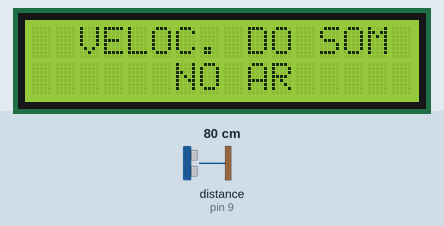
Recording of a sketch running on a simulated Arduino Uno, built with avr-gcc and run on an emulated ATmega328P. Shown: 16×2 character LCD. Wiring (inferred from the names in the program): ultrasonic range finder: trigger pin 8; echo pin 9. Inputs (shaded band) come from the test bench; at power-on: distance to the obstacle (sensor on pin 9) 80 cm. The echo pulse lasts 58.3 µs per cm.

Above: at 0.1 s.
At 12.2 s:
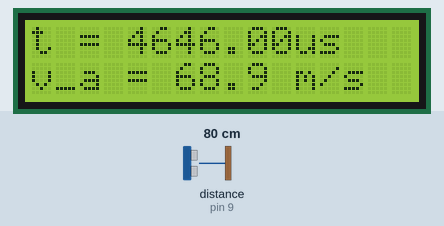

The sketch:

velocidade_sonora_media.ino
```cpp
#define pino_trigger 8
#define pino_echo 9
#define contraste  6

#include <LiquidCrystal.h>
// inicializa a biblioteca com os números dos pinos de interface
const int rs = 12, en = 11, d4 = 5, d5 = 4, d6 = 3, d7 = 2;
LiquidCrystal lcd(rs, en, d4, d5, d6, d7);

//Variaveis
float distancia_CM = 16.0;
float tempo, velAr;
float tempoMedia, velMedia;

void setup() {
  // Inicializamos a comunicacao com o display lcd
  lcd.begin(16, 2);
  pinMode(pino_trigger, OUTPUT); //PINO DE TRIGGER
  pinMode(pino_echo, INPUT); // SINAL DE ECO
  analogWrite(contraste, 110);

  lcd.print("  VELOC. DO SOM ");
  lcd.setCursor(0, 1);
  lcd.print("      NO AR     ");
  delay(2000);
}

void loop() {
  for (int i = 0; i < 20; i++) {
    digitalWrite(pino_trigger, LOW);
    delayMicroseconds(2);
    digitalWrite(pino_trigger, HIGH);
    delayMicroseconds(10);
    digitalWrite(pino_trigger, LOW);
    // o tempo sera registrado em microssegundos
    tempo = pulseIn(pino_echo, HIGH);
    velAr = float((2 * distancia_CM * 10000.0) / tempo);

    tempoMedia = tempoMedia + tempo;
    velMedia = velMedia + velAr;
    delay(500);
  }

  lcd.clear();
  lcd.setCursor(0, 0);
  lcd.print("t = ");
  lcd.print(tempo);
  lcd.print("us");

  lcd.setCursor(0, 1);
  lcd.print("v_a = ");
  lcd.print(velAr, 1);
  lcd.print(" m/s");

  tempoMedia = 0;
  velMedia = 0;
}
```
